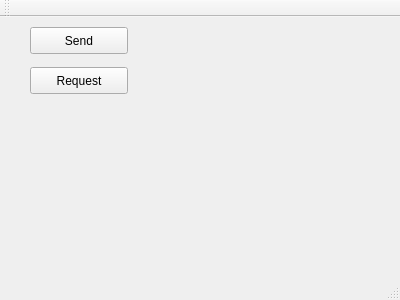
<?xml version="1.0" encoding="UTF-8"?>
<ui version="4.0">
 <class>MainWindow</class>
 <widget class="QMainWindow" name="MainWindow">
  <property name="geometry">
   <rect>
    <x>0</x>
    <y>0</y>
    <width>400</width>
    <height>300</height>
   </rect>
  </property>
  <property name="windowTitle">
   <string>MainWindow</string>
  </property>
  <widget class="QWidget" name="centralWidget">
   <widget class="QPushButton" name="pushButtonSend">
    <property name="geometry">
     <rect>
      <x>30</x>
      <y>10</y>
      <width>98</width>
      <height>27</height>
     </rect>
    </property>
    <property name="text">
     <string>Send</string>
    </property>
   </widget>
   <widget class="QPushButton" name="pushButtonRequest">
    <property name="geometry">
     <rect>
      <x>30</x>
      <y>50</y>
      <width>98</width>
      <height>27</height>
     </rect>
    </property>
    <property name="text">
     <string>Request</string>
    </property>
   </widget>
  </widget>
  <widget class="QMenuBar" name="menuBar">
   <property name="geometry">
    <rect>
     <x>0</x>
     <y>0</y>
     <width>400</width>
     <height>25</height>
    </rect>
   </property>
  </widget>
  <widget class="QToolBar" name="mainToolBar">
   <attribute name="toolBarArea">
    <enum>TopToolBarArea</enum>
   </attribute>
   <attribute name="toolBarBreak">
    <bool>false</bool>
   </attribute>
  </widget>
  <widget class="QStatusBar" name="statusBar"/>
 </widget>
 <layoutdefault spacing="6" margin="11"/>
 <resources/>
 <connections/>
</ui>
